Frame 1 (no input): blank canvas, image omitted
Frame 60 (the mouse pressed at the canvas centre just before this capture): blank canvas, image omitted
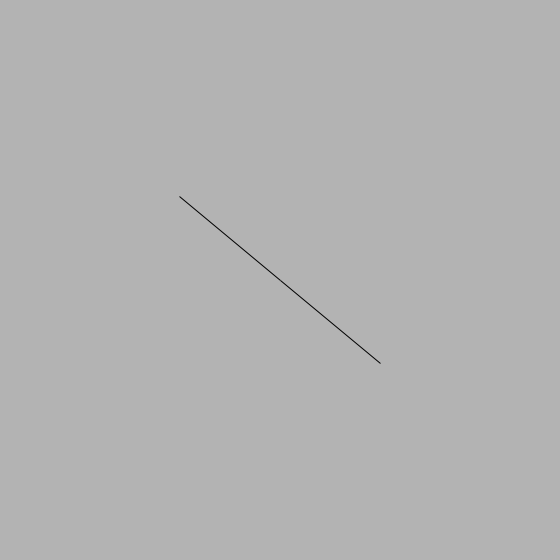
Frame 120 (the mouse held since frame 60 and released just before this capture)

The Processing sketch whose frames 1 and 60 were blank and that drew this single picture after the mouse press (run headless with seeded random() and noise(); from frame 60 on, the mouse is pressed at the canvas centre):

// Processing sketch: processing_3893
// ── processing_3893.pde

int z=560;
void setup(){ 
size(560,560);} 
void draw(){float x=mouseX;float y=mouseY;float r=random(y);float p=random(x);background(p);triangle(x,y,p,r,y,x);triangle(z-x,z-y,z-p,z-r,z-y,z-x);fill(p);} 
